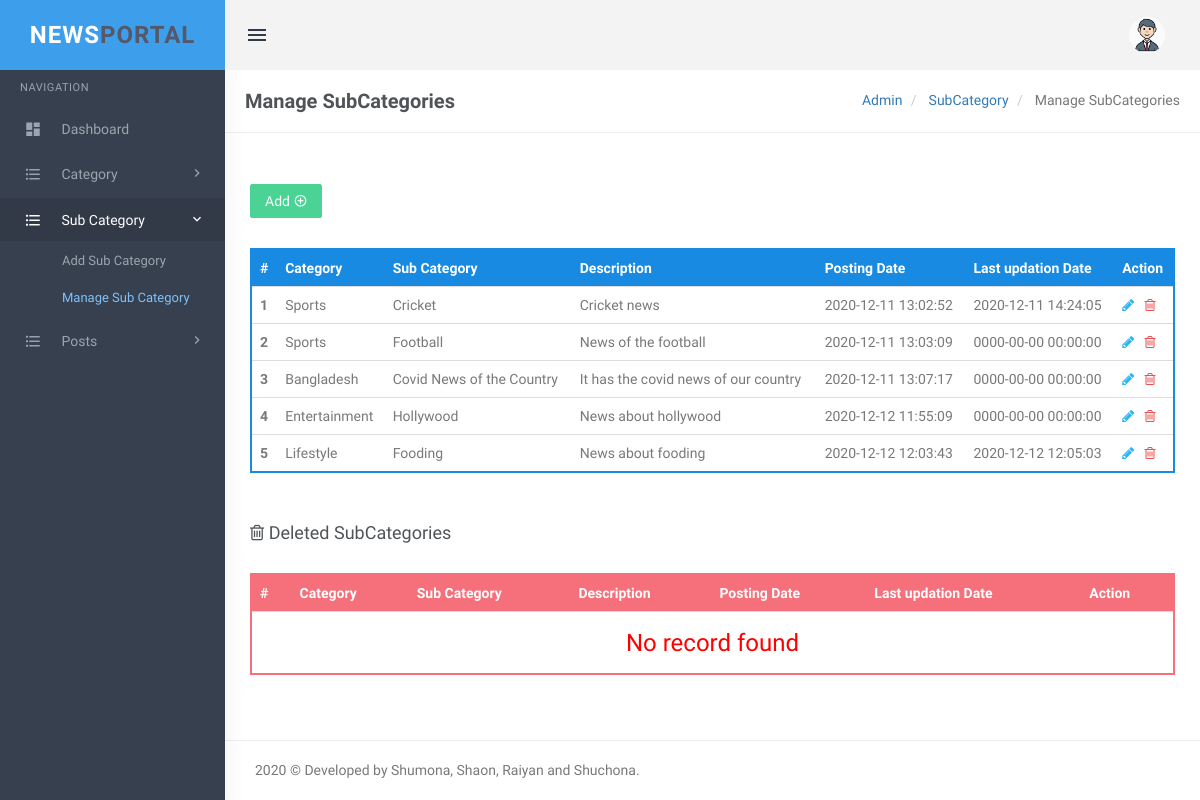
Page /admin/manage-subcategories.php (signed in) on the earlier database version.
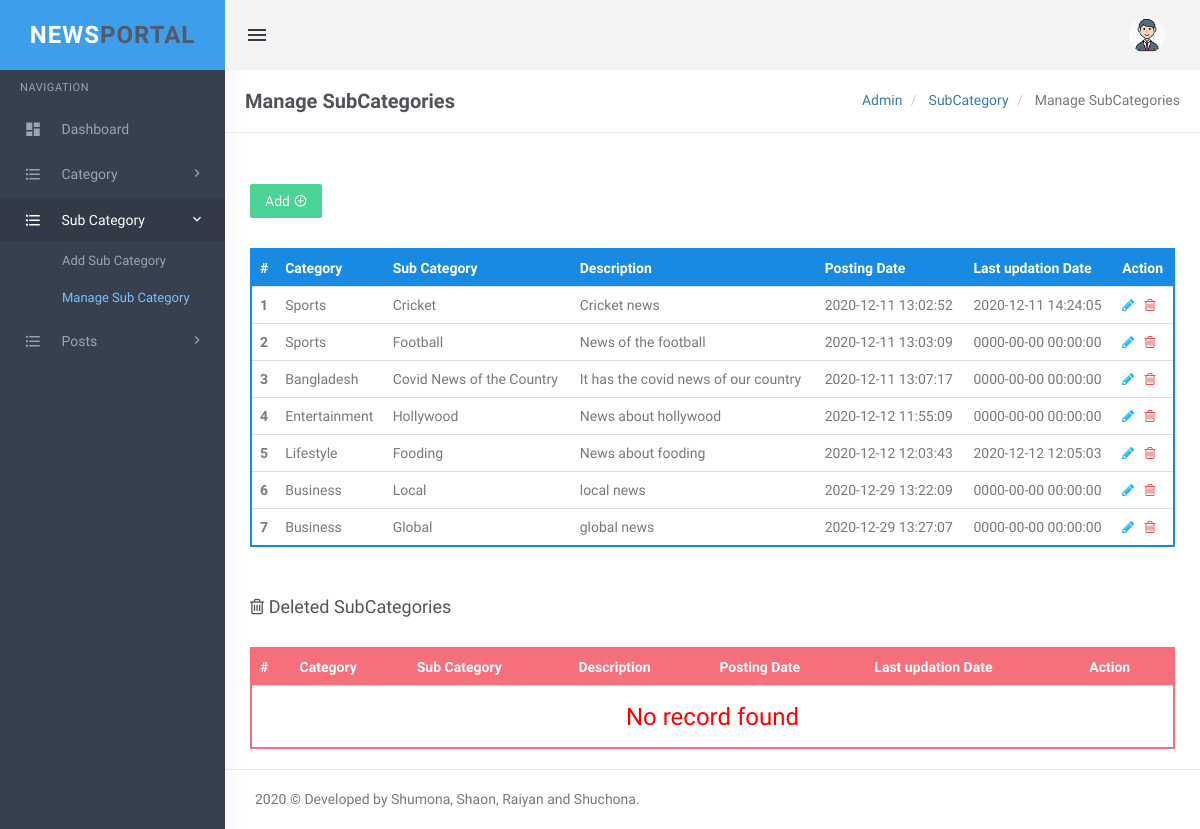
Same page on the later database version.
### tables this page shows
CREATE TABLE `tblsubcategory` (
  `SubCategoryId` int(11) NOT NULL,
  `CategoryId` int(11) DEFAULT NULL,
  `Subcategory` varchar(255) DEFAULT NULL,
  `SubCatDescription` mediumtext,
  `PostingDate` timestamp NOT NULL DEFAULT CURRENT_TIMESTAMP,
  `UpdationDate` timestamp NULL DEFAULT '0000-00-00 00:00:00' ON UPDATE CURRENT_TIMESTAMP,
  `Is_Active` int(1) DEFAULT NULL
);

CREATE TABLE `tblcategory` (
  `id` int(11) NOT NULL,
  `CategoryName` varchar(200) DEFAULT NULL,
  `Description` mediumtext,
  `PostingDate` timestamp NULL DEFAULT CURRENT_TIMESTAMP,
  `UpdationDate` timestamp NULL DEFAULT '0000-00-00 00:00:00' ON UPDATE CURRENT_TIMESTAMP,
  `Is_Active` int(1) DEFAULT NULL
);

### admin/manage-subcategories.php (the view, shortened to what the changed rows need)
<?php
include('includes/config.php');
if(strlen($_SESSION['login'])==0)
  {
header('location:index.php');
}
else{
?>
<!DOCTYPE html>
<html lang="en">
    <head>
        <link href="assets/css/bootstrap.min.css" rel="stylesheet" type="text/css" />
        <link href="assets/css/core.css" rel="stylesheet" type="text/css" />
        <link href="assets/css/components.css" rel="stylesheet" type="text/css" />
        <link href="assets/css/icons.css" rel="stylesheet" type="text/css" />
        <link href="assets/css/pages.css" rel="stylesheet" type="text/css" />
        <link href="assets/css/menu.css" rel="stylesheet" type="text/css" />
        <link href="assets/css/responsive.css" rel="stylesheet" type="text/css" />
    </head>
    <body class="fixed-left">
        <div id="wrapper">
            <div class="content-page">
                <div class="content">
                    <div class="container">
<div class="row">
        <div class="row">
				<div class="col-md-12">
					<div class="demo-box m-t-20">
												<div class="table-responsive">
                                                    <table class="table m-0 table-colored-bordered table-bordered-primary">
                                                        <thead>
                                                            <tr>
                                                                <th>#</th>
                                                                <th> Category</th>
                                                                <th>Sub Category</th>
                                                                <th>Description</th>
                                                                <th>Posting Date</th>
                                                                  <th>Last updation Date</th>
                                                                <th>Action</th>
                                                            </tr>
                                                        </thead>
                                                        <tbody>
<?php
$query=mysqli_query($con,"Select tblcategory.CategoryName as catname,tblsubcategory.Subcategory as subcatname,tblsubcategory.SubCatDescription as SubCatDescription,tblsubcategory.PostingDate as subcatpostingdate,tblsubcategory.UpdationDate as subcatupdationdate,tblsubcategory.SubCategoryId as subcatid from tblsubcategory join tblcategory on tblsubcategory.CategoryId=tblcategory.id where tblsubcategory.Is_Active=1");
$cnt=1;
$rowcount=mysqli_num_rows($query);
if($rowcount==0)
{
?>
<tr>
<td colspan="7" align="center"><h3 style="color:red">No record found</h3></td>
<tr>
<?php
} else {
while($row=mysqli_fetch_array($query))
{
?>
 <tr>
<th scope="row"><?php echo htmlentities($cnt);?></th>
<td><?php echo htmlentities($row['catname']);?></td>
<td><?php echo htmlentities($row['subcatname']);?></td>
<td><?php echo htmlentities($row['SubCatDescription']);?></td>
<td><?php echo htmlentities($row['subcatpostingdate']);?></td>
<td><?php echo htmlentities($row['subcatupdationdate']);?></td>
<td><a href="edit-subcategory.php?scid=<?php echo htmlentities($row['subcatid']);?>"><i class="fa fa-pencil" style="color: #29b6f6;"></i></a>
	&nbsp;<a href="manage-subcategories.php?scid=<?php echo htmlentities($row['subcatid']);?>&&action=del"> <i class="fa fa-trash-o" style="color: #f05050"></i></a> </td>
</tr>
<?php
$cnt++;
 }} ?>
</tbody>
                                                    </table>
                                                </div>
											</div>
										</div>
									</div>
<div class="row">
<div class="col-md-12">
<div class="demo-box m-t-20">
<div class="table-responsive">
   <table class="table m-0 table-colored-bordered table-bordered-danger">
                                                        <thead>
                                                            <tr>
                                                                <th>#</th>
                                                                <th> Category</th>
                                                                <th>Sub Category</th>
                                                                <th>Description</th>
                                                                <th>Posting Date</th>
                                                                  <th>Last updation Date</th>
                                                                <th>Action</th>
                                                            </tr>
                                                        </thead>
                                                    </table>
                                                </div>
											</div>
										</div>
									</div>
                    </div>
                </div>
            </div>
        </div>
    </body>
</html>
<?php } ?>

Differences in the rows shown:
added tblsubcategory: CategoryId.CategoryName "Business", Subcategory "Local", SubCatDescription "local news", PostingDate "2020-12-29 13:22:09", UpdationDate "0000-00-00 00:00:00"
added tblsubcategory: CategoryId.CategoryName "Business", Subcategory "Global", SubCatDescription "global news", PostingDate "2020-12-29 13:27:07", UpdationDate "0000-00-00 00:00:00"
